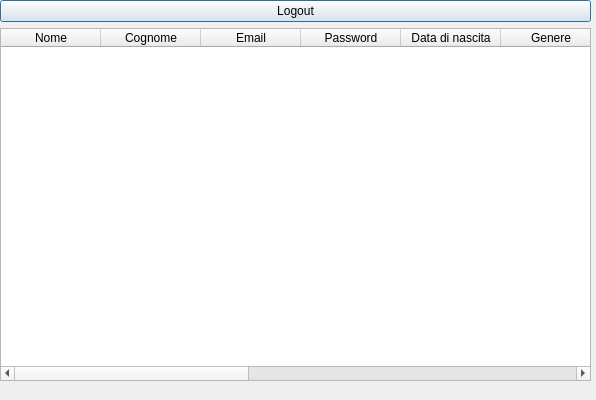
<?xml version="1.0" encoding="UTF-8"?>
<ui version="4.0">
 <class>AdminCenter</class>
 <widget class="QDialog" name="AdminCenter">
  <property name="windowModality">
   <enum>Qt::WindowModal</enum>
  </property>
  <property name="geometry">
   <rect>
    <x>0</x>
    <y>0</y>
    <width>596</width>
    <height>400</height>
   </rect>
  </property>
  <property name="minimumSize">
   <size>
    <width>300</width>
    <height>400</height>
   </size>
  </property>
  <property name="windowTitle">
   <string>Admin center</string>
  </property>
  <widget class="QWidget" name="gridLayoutWidget_2">
   <property name="geometry">
    <rect>
     <x>0</x>
     <y>0</y>
     <width>591</width>
     <height>381</height>
    </rect>
   </property>
   <layout class="QGridLayout" name="gridLayout_2" columnminimumwidth="70,0">
    <item row="4" column="0">
     <layout class="QHBoxLayout" name="horizontalLayout">
      <item>
       <layout class="QGridLayout" name="gridLayout_3">
        <item row="1" column="0">
         <widget class="QTableWidget" name="userTable">
          <property name="sizePolicy">
           <sizepolicy hsizetype="Preferred" vsizetype="Expanding">
            <horstretch>0</horstretch>
            <verstretch>0</verstretch>
           </sizepolicy>
          </property>
          <property name="columnCount">
           <number>12</number>
          </property>
          <attribute name="verticalHeaderShowSortIndicator" stdset="0">
           <bool>true</bool>
          </attribute>
          <attribute name="verticalHeaderStretchLastSection">
           <bool>true</bool>
          </attribute>
          <column>
           <property name="text">
            <string>Nome</string>
           </property>
          </column>
          <column>
           <property name="text">
            <string>Cognome</string>
           </property>
          </column>
          <column>
           <property name="text">
            <string>Email</string>
           </property>
          </column>
          <column>
           <property name="text">
            <string>Password</string>
           </property>
          </column>
          <column>
           <property name="text">
            <string>Data di nascita</string>
           </property>
          </column>
          <column>
           <property name="text">
            <string>Genere</string>
           </property>
          </column>
          <column/>
          <column/>
          <column/>
          <column/>
          <column/>
          <column/>
         </widget>
        </item>
        <item row="0" column="0">
         <layout class="QHBoxLayout" name="horizontalLayout_2">
          <item>
           <widget class="QPushButton" name="logoutButton">
            <property name="text">
             <string>Logout</string>
            </property>
           </widget>
          </item>
         </layout>
        </item>
       </layout>
      </item>
      <item>
       <layout class="QGridLayout" name="gridLayout"/>
      </item>
     </layout>
    </item>
   </layout>
  </widget>
 </widget>
 <resources/>
 <connections>
  <connection>
   <sender>logoutButton</sender>
   <signal>clicked()</signal>
   <receiver>AdminCenter</receiver>
   <slot>close()</slot>
   <hints>
    <hint type="sourcelabel">
     <x>65</x>
     <y>16</y>
    </hint>
    <hint type="destinationlabel">
     <x>297</x>
     <y>199</y>
    </hint>
   </hints>
  </connection>
 </connections>
</ui>
